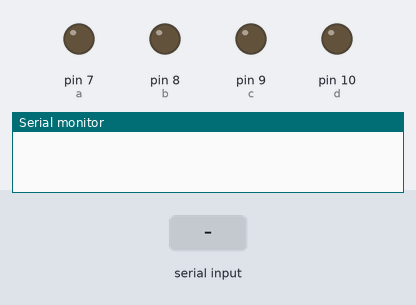
This sketch was run on a simulated Arduino Uno, built with avr-gcc and run on an emulated ATmega328P. Parts: output pins drawn as LEDs (lit = HIGH), the last lines printed to the serial monitor. The inputs (shaded band) are chosen by the test bench.

Above: at 1.2 s.
1.3 s: "0" received over Serial
At 2.6 s:
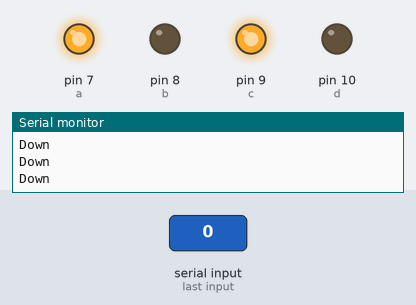
2.9 s: "1" received over Serial
At 3.9 s:
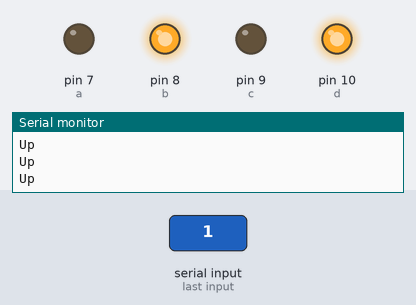
4.4 s: "2" received over Serial
At 5.1 s:
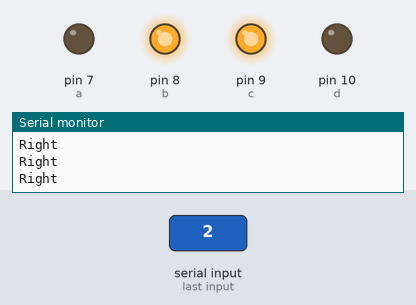
5.9 s: "3" received over Serial
At 6.3 s:
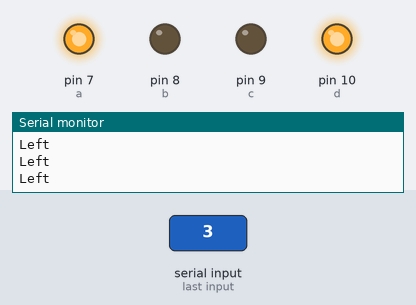
Timing chart, 0 to 8.4 s (numbered marks = the images above; inputs shaded):
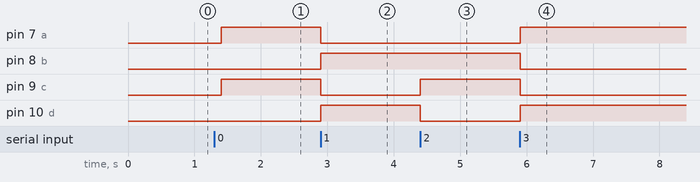

Measured:
- after the input at 1.3 s, pin 7 (a), pin 9 (c): LOW → HIGH after 0.10 s
- after the input at 2.9 s, pin 7 (a), pin 9 (c): HIGH → LOW at once; pin 8 (b), pin 10 (d): LOW → HIGH at once
- after the input at 4.4 s, pin 9 (c): LOW → HIGH at once; pin 10 (d): HIGH → LOW at once
- after the input at 5.9 s, pin 7 (a), pin 10 (d): LOW → HIGH at once; pin 8 (b), pin 9 (c): HIGH → LOW at once

The sketch:

Bluetooth_Motors.ino
```cpp
int Incoming_value;
int a=7;
int b=8;
int c=9;
int d=10;

void setup()
{
  Serial.begin(9600);         //Sets the data rate in bits per second (baud) for serial data transmission
  pinMode(a,OUTPUT);
  pinMode(b,OUTPUT);
  pinMode(c,OUTPUT);
  pinMode(d,OUTPUT);
}
void loop()
{
  if(Serial.available() > 0)
  {
    Incoming_value = Serial.read();}     //Read the incoming data and store it into variable Incoming_value

    if(Incoming_value == '0'){
    Serial.println("Down");
    digitalWrite(a,HIGH);
    digitalWrite(b,LOW);
    digitalWrite(c,HIGH);
    digitalWrite(d,LOW);}

     if(Incoming_value == '1'){
    Serial.println("Up");
      digitalWrite(a,LOW);
    digitalWrite(b,HIGH);
    digitalWrite(c,LOW);
    digitalWrite(d,HIGH);}

     if(Incoming_value == '2'){
    Serial.println("Right");
     digitalWrite(a,LOW);
    digitalWrite(b,HIGH);
    digitalWrite(c,HIGH);
    digitalWrite(d,LOW);}

     if(Incoming_value == '3'){
    Serial.println("Left");
     digitalWrite(a,HIGH);
    digitalWrite(b,LOW);
    digitalWrite(c,LOW);
    digitalWrite(d,HIGH);}

    if(Incoming_value == '4'){
    Serial.println("STOP");
    digitalWrite(a,LOW);
    digitalWrite(b,LOW);
    digitalWrite(c,LOW);
    digitalWrite(d,LOW);}

 delay(100);
  }
```
